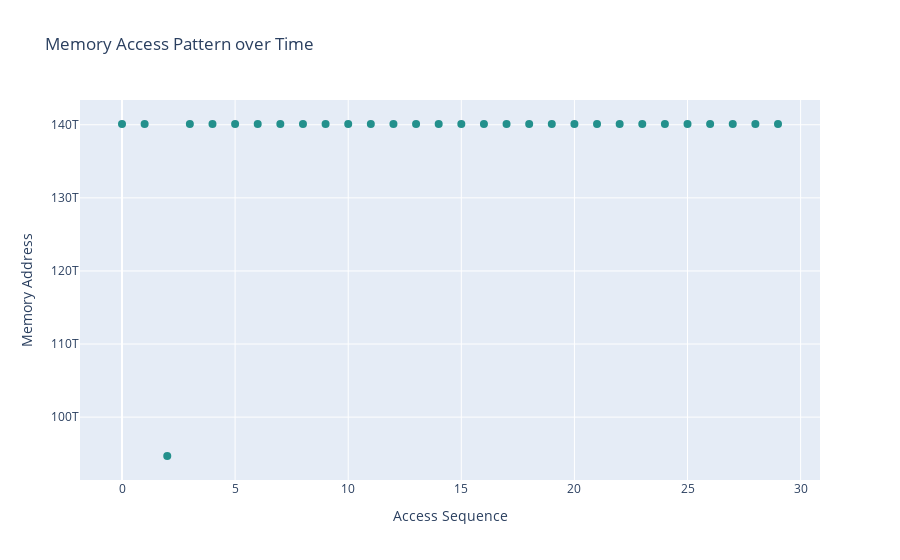

Source (notebook cell):
### Code cell
# НЕ ЗАПУСКАТЬ НА БОЛЬШИХ ДАННЫХ

import plotly.graph_objects as go

# Добавляем временную метку (порядковый номер)
df['timestamp'] = range(len(df))

fig = go.Figure()
fig.add_trace(go.Scatter(
    x=df['timestamp'],
    y=df['address'],
    mode='markers',
    marker=dict(
        size=8,
        color=df['thread_id'],
        colorscale='Viridis'
    )
))

fig.update_layout(
    title='Memory Access Pattern over Time',
    xaxis_title='Access Sequence',
    yaxis_title='Memory Address'
)
fig.show()
